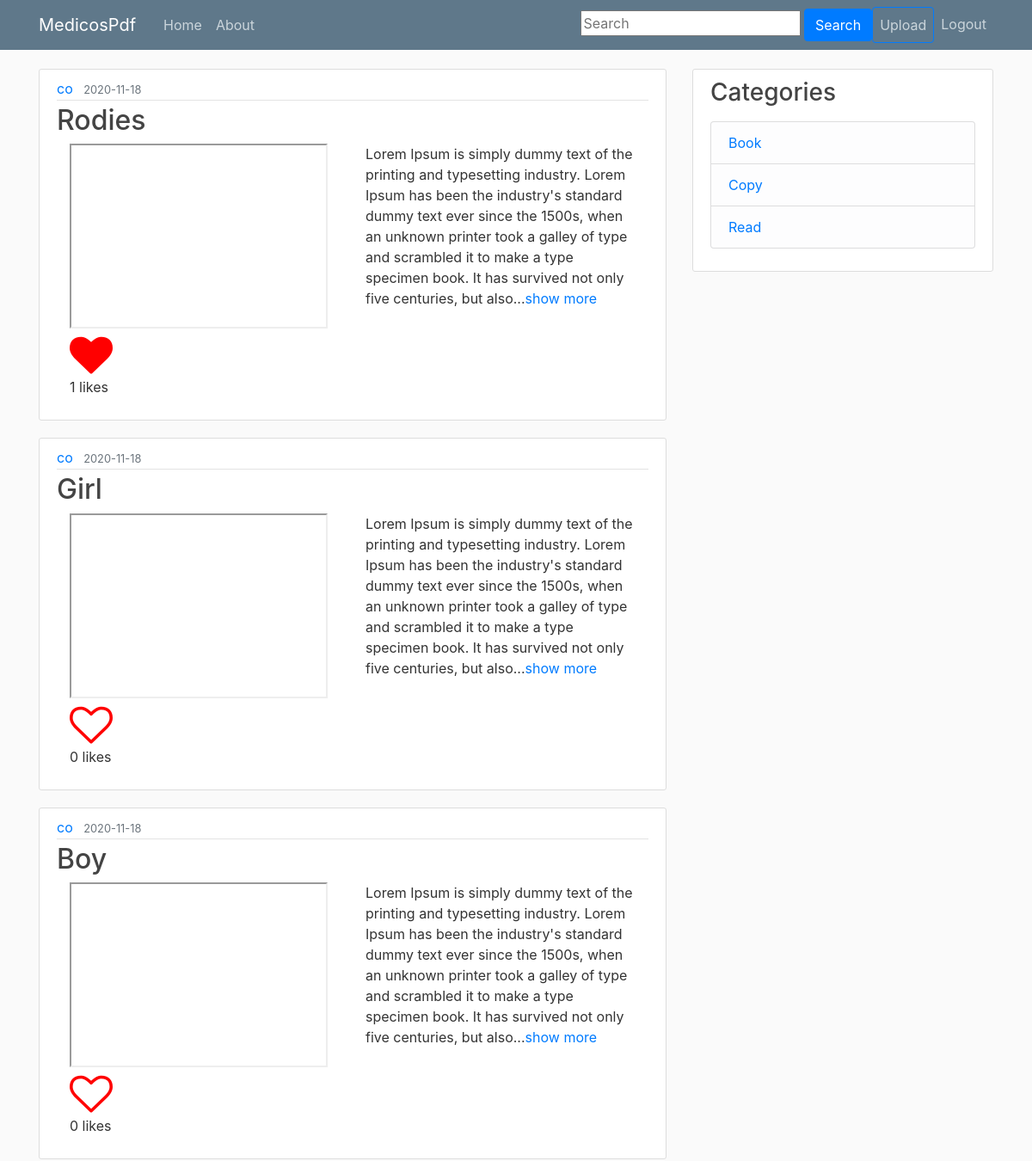
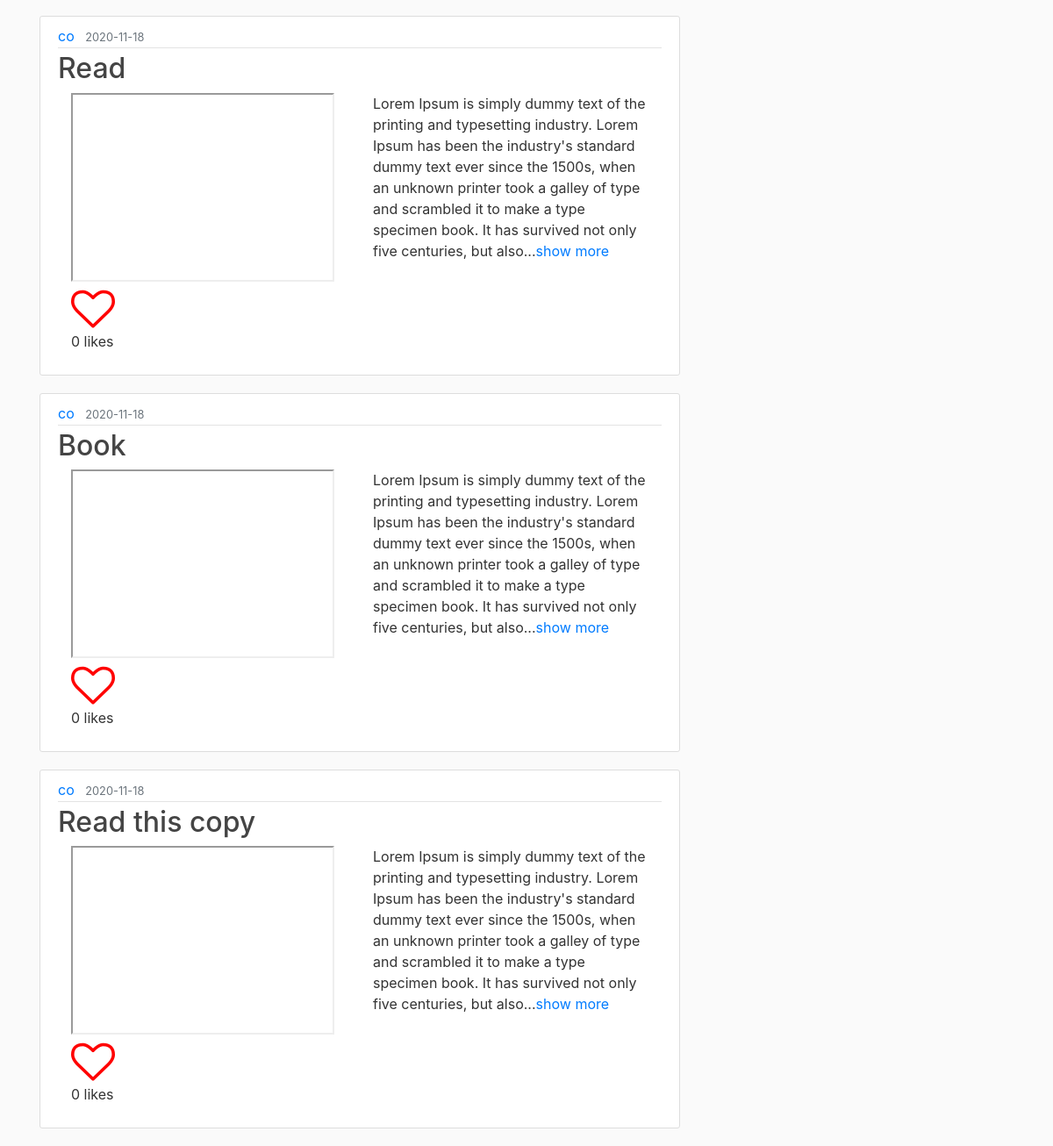
Screenshot of /home (signed in) with the database file from the repository (2 pictures, top to bottom).
### medicospdf/models.py (models this page shows, shortened)
class Slide(db.Model):
    __searchable__  = ['title', 'description']
    id = db.Column(db.Integer, primary_key = True)
    title = db.Column(db.String(200), nullable = False)
    description = db.Column(db.Text, nullable = False)
    file = db.Column(db.String(1000), nullable = False)
    date_posted = db.Column(db.DateTime, nullable=False, default=datetime.utcnow)
    user_id = db.Column(db.Integer, db.ForeignKey('user.id'), nullable = False)
    likes = db.relationship('SlideLike', backref = 'slide', lazy = True)
    comments = db.relationship('Comment', backref = 'slide', lazy = True)
    category_id = db.Column(db.Integer, db.ForeignKey('category.id'), nullable = True)

class User(db.Model, UserMixin):
    id = db.Column(db.Integer, primary_key=True)
    username = db.Column(db.String(20), unique=True, nullable=False)
    email = db.Column(db.String(120), unique=True, nullable=False)
    image_file = db.Column(db.String(20), nullable=False, default='default.jpg')
    password = db.Column(db.String(60), nullable=False)
    is_admin = db.Column(db.Boolean, default = False)
    posts = db.relationship('Post', backref='author', lazy=True)
    slides = db.relationship('Slide', backref = 'author', lazy = True)
    liked = db.relationship('SlideLike', foreign_keys = 'SlideLike.user_id',
        backref = 'author', lazy = True)
    comments = db.relationship('Comment', backref = 'author', lazy = True)
    categories = db.relationship('Category', backref = 'author', lazy = True)
    def has_liked_slide(self, slide):
        return SlideLike.query.filter(
            SlideLike.user_id == self.id,
            SlideLike.slide_id == slide.id).count()>0

class Category(db.Model):
    id = db.Column(db.Integer, primary_key = True, autoincrement = True)
    name = db.Column(db.String(200), nullable = False)
    user_id = db.Column(db.Integer, db.ForeignKey('user.id'), nullable = False)
    slides = db.relationship('Slide', backref = 'cats', lazy = True)

### medicospdf/routes.py (the view)
@app.route("/", methods = ['GET', 'POST'])
@app.route("/home", methods = ['GET', 'POST'])
@login_required
def home():
    cat = Category.query.all()
    page = request.args.get('page', 1, type = int)
    slides = Slide.query.order_by(Slide.date_posted.desc()).paginate(page = page, per_page = 6)
    if request.method == 'POST' and 'tag' in request.form:
        tag = request.form['tag']
        search = '%{}%'.format(tag)
        slides = Slide.query.filter(Slide.title.like(search)).paginate(page=page, per_page = 6)
        return render_template('home.html', posts = slides, categories = cat)
    return render_template('home.html', posts=slides, categories = cat)

### medicospdf/models.py (called while the page is built)
@login_manager.user_loader
def load_user(user_id):
    return User.query.get(int(user_id))

### medicospdf/templates/home.html
{% extends "layout.html" %}
{% block content %}
    {% for slide in posts %}
        <article class="media content-section">
          <div class="media-body">
            <div class="article-metadata">
              <a class="mr-2" href="#">{{ slide.author.username }}</a>
              <small class="text-muted">{{ slide.date_posted.strftime('%Y-%m-%d') }}</small>
            </div>
            <h2><a class="article-title" href="{{url_for('slide', slide_id = slide.id)}}">{{ slide.title }}</a></h2>
            <div class="container">
              <div class="row">
                <div class="col">
                  <iframe name="plugin" src="{{ url_for('static', filename = 'slide_files/'+ slide.file) }}" type="application/pdf" width="300" height="215"></iframe>
                </div>
                <div class="col">
                  <p class="article-content">{{ slide.description | truncate(300)}}<a href="{{ url_for('slide', slide_id = slide.id) }}">show more</a></p>
                </div>
              </div>
              {% if current_user.has_liked_slide(slide) %}
                <a href="{{ url_for('like_action', slide_id = slide.id, action = 'unlike') }}"><i class="fa fa-heart"></i></a>
              {% else %}
                <a href="{{ url_for('like_action', slide_id = slide.id, action = 'like') }}"><i class="fa fa-heart-o"></i></a>
              {% endif %}
              <p>{{ slide.likes|count }} likes</p>
            </div>
          </div>
        </article>
    {% endfor %}
{% endblock content %}

### medicospdf/templates/layout.html (shortened to what this page needs)
<!DOCTYPE html>
<html>
<head>
    <link rel="stylesheet" href="https://maxcdn.bootstrapcdn.com/bootstrap/4.0.0/css/bootstrap.min.css">
    <link rel="stylesheet" type="text/css" href="{{ url_for('static', filename='main.css') }}">
    <link rel="stylesheet" href="https://cdnjs.cloudflare.com/ajax/libs/font-awesome/4.7.0/css/font-awesome.min.css">
</head>
<body>
    <header class="site-header">
      <nav class="navbar navbar-expand-md navbar-dark bg-steel fixed-top">
        <div class="container">
          <a class="navbar-brand mr-4" href="/">MedicosPdf</a>
          <div class="collapse navbar-collapse" id="navbarToggle">
            <div class="navbar-nav mr-auto">
              <a class="nav-item nav-link" href="{{ url_for('home') }}">Home</a>
              <a class="nav-item nav-link" href="{{ url_for('about') }}">About</a>
            </div>
            <div class="navbar-nav form-group">
              <form action="" method="POST" autocomplete="off">
                <input type="text" name="tag" id = 'tag' placeholder="Search">
                <input type="submit" name="" value="Search" class="btn btn-primary">
              </form>
            </div>
            <div class="navbar-nav">
              {% if current_user.is_authenticated %}
                <a class = 'nav-item nav-link btn btn-outline-primary' href="{{ url_for('new_slide') }}">Upload</a>
                <a class = 'nav-item nav-link' href="{{ url_for('logout') }}">Logout</a>
              {% else %}
                <a class="nav-item nav-link" href="{{ url_for('login') }}">Login</a>
                <a class="nav-item nav-link" href="{{ url_for('register') }}">Register</a>
              {% endif %}
            </div>
          </div>
        </div>
      </nav>
    </header>
    <main role="main" class="container">
      <div class="row">
        <div class="col-md-8">
          {% block content %}{% endblock %}
        </div>
        {% if current_user.is_authenticated %}
          <div class="col-md-4">
            <div class="content-section">
              <h3>Categories</h3>
              <p class='text-muted'>
                <ul class="list-group">
                  {% for cat in categories %}
                    <li class="list-group-item list-group-item-light"><a href="{{ url_for('category', name = cat.name) }}">{{ cat.name }}</a></li>
                  {% endfor %}
                </ul>
              </p>
            </div>
          </div>
        {% endif %}
      </div>
    </main>
</body>
</html>

### medicospdf/static/main.css (style rules this page uses)
body { background: #fafafa; color: #333333; margin-top: 5rem; }
h1, h2, h3, h4, h5, h6 { color: #444444; }
.bg-steel { background-color: #5f788a; }
.site-header .navbar-nav .nav-link { color: #cbd5db; }
.content-section { background: #ffffff; padding: 10px 20px; border: 1px solid #dddddd; border-radius: 3px; margin-bottom: 20px; }
.article-title { color: #444444; }
.article-content { white-space: pre-line; }
.article-metadata { padding-bottom: 1px; margin-bottom: 4px; border-bottom: 1px solid #e3e3e3 }

### medicospdf/templates/layout.html (style rules this page uses)
.fa { font-size: 50px; cursor: pointer; user-select: none; }
.fa-heart-o { color: red; cursor: pointer; }
.fa-heart { color: red; cursor: pointer; }

### rows the page displays
Slide: author.username "co", date_posted "2020-11-18", title "Rodies", description "Lorem Ipsum is simply dummy text of the printing and typesetting industry. Lorem Ipsum has been the industry's standard dummy text ever since the 1500s, when an unknown printer took a galley of type and scrambled it to make a type specimen book. It has survived not only five centuries, but also...", likes|count "1"
Slide: author.username "co", date_posted "2020-11-18", title "Girl", description "Lorem Ipsum is simply dummy text of the printing and typesetting industry. Lorem Ipsum has been the industry's standard dummy text ever since the 1500s, when an unknown printer took a galley of type and scrambled it to make a type specimen book. It has survived not only five centuries, but also...", likes|count "0"
Slide: author.username "co", date_posted "2020-11-18", title "Boy", description "Lorem Ipsum is simply dummy text of the printing and typesetting industry. Lorem Ipsum has been the industry's standard dummy text ever since the 1500s, when an unknown printer took a galley of type and scrambled it to make a type specimen book. It has survived not only five centuries, but also...", likes|count "0"
Slide: author.username "co", date_posted "2020-11-18", title "Read", description "Lorem Ipsum is simply dummy text of the printing and typesetting industry. Lorem Ipsum has been the industry's standard dummy text ever since the 1500s, when an unknown printer took a galley of type and scrambled it to make a type specimen book. It has survived not only five centuries, but also...", likes|count "0"
Slide: author.username "co", date_posted "2020-11-18", title "Book", description "Lorem Ipsum is simply dummy text of the printing and typesetting industry. Lorem Ipsum has been the industry's standard dummy text ever since the 1500s, when an unknown printer took a galley of type and scrambled it to make a type specimen book. It has survived not only five centuries, but also...", likes|count "0"
Slide: author.username "co", date_posted "2020-11-18", title "Read this copy", description "Lorem Ipsum is simply dummy text of the printing and typesetting industry. Lorem Ipsum has been the industry's standard dummy text ever since the 1500s, when an unknown printer took a galley of type and scrambled it to make a type specimen book. It has survived not only five centuries, but also...", likes|count "0"
Category: name "Book"
Category: name "Copy"
Category: name "Read"
